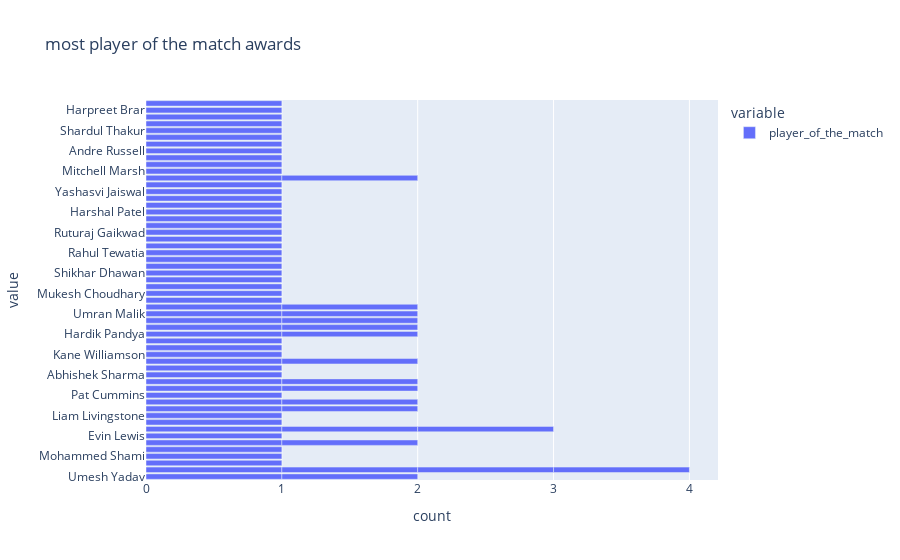

Notebook source saved alongside this figure:
### Markdown cell above
# player of the match

### Code cell
figure = px.bar(data, x = ['player_of_the_match'],
                title = "most player of the match awards")
figure.show()

### Figure 1 — Plotly figure (JSON) as saved in the notebook; plotly's stock layout.template omitted (floating-point values rounded to 4 significant figures)
{"data": [{"alignmentgroup": "True", "hovertemplate": "variable=player_of_the_match<br>count=%{x}<br>value=%{y}<extra></extra>", "legendgroup": "player_of_the_match", "marker": {"color": "#636efa", "pattern": {"shape": ""}}, "name": "player_of_the_match", "offsetgroup": "player_of_the_match", "orientation": "h", "showlegend": true, "textposition": "auto", "type": "bar", "x": [1, 1, 1, 1, 1, 1, 1, 1, 1, 1, 1, 1, 1, 1, 1, 1, 1, 1, 1, 1, 1, 1, 1, 1, 1, 1, 1, 1, 1, 1, 1, 1, 1, 1, 1, 1, 1, 1, 1, 1, 1, 1, 1, 1, 1, 1, 1, 1, 1, 1, 1, 1, 1, 1, 1, 1, 1, 1, 1, 1, 1, 1, 1, 1, 1, 1, 1, 1, 1, 1, 1, 1, 1, 1], "xaxis": "x", "y": ["Umesh Yadav", "Kuldeep Yadav", "Odean Smith", "Mohammed Shami", "Sanju Samson", "Wanindu Hasaranga", "Evin Lewis", "Umesh Yadav", "Jos Buttler", "Lockie Ferguson", "Liam Livingstone", "Avesh Khan", "Dinesh Karthik", "Pat Cummins", "Quinton de Kock", "Shubman Gill", "Abhishek Sharma", "Anuj Rawat", "Kuldeep Yadav", "Yuzvendra Chahal", "Kane Williamson", "Shivam Dube", "Mayank Agarwal", "Hardik Pandya", "Rahul Tripathi", "K L Rahul", "Dinesh Karthik", "Umran Malik", "David Miller", "Yuzvendra Chahal", "Faf du Plessis", "Kuldeep Yadav", "Mukesh Choudhary", "Jos Buttler", "Rashid Khan", "Marco Jansen", "K L Rahul", "Shikhar Dhawan", "Riyan Parag", "Umran Malik", "Kuldeep Yadav", "Krunal Pandya", "Rahul Tewatia", "Suruakumar Yadav", "Mohsin Khan", "Ruturaj Gaikwad", "Rinku Singh", "Kagiso Rabada", "Harshal Patel", "David Warner", "Tim David", "Yashasvi Jaiswal", "Avesh Khan", "Wanindu Hasaranga", "Devon Conway", "Jasprit Bumrah", "Shubman Gill", "Mitchell Marsh", "Daniel Sams", "Jonny Bairstow", "Andre Russell", "W. Saha", "Trent Boult", "Shardul Thakur", "Rahul Tripathi", "Quinton de Kock", "Virat Kohli", "R Aswin", "Jasprit Bumrah", "Harpreet Brar", "David Miller", "Rajat Patidar", "Jos Buttler", "Hardik Pandya"], "yaxis": "y"}], "layout": {"autosize": true, "barmode": "relative", "legend": {"title": {"text": "variable"}, "tracegroupgap": 0}, "title": {"text": "most player of the match awards"}, "xaxis": {"anchor": "y", "autorange": true, "domain": [0, 1], "range": [0, 4.211], "title": {"text": "count"}, "type": "linear"}, "yaxis": {"anchor": "x", "autorange": true, "domain": [0, 1], "range": [-0.5, 55.5], "title": {"text": "value"}, "type": "category"}}}
